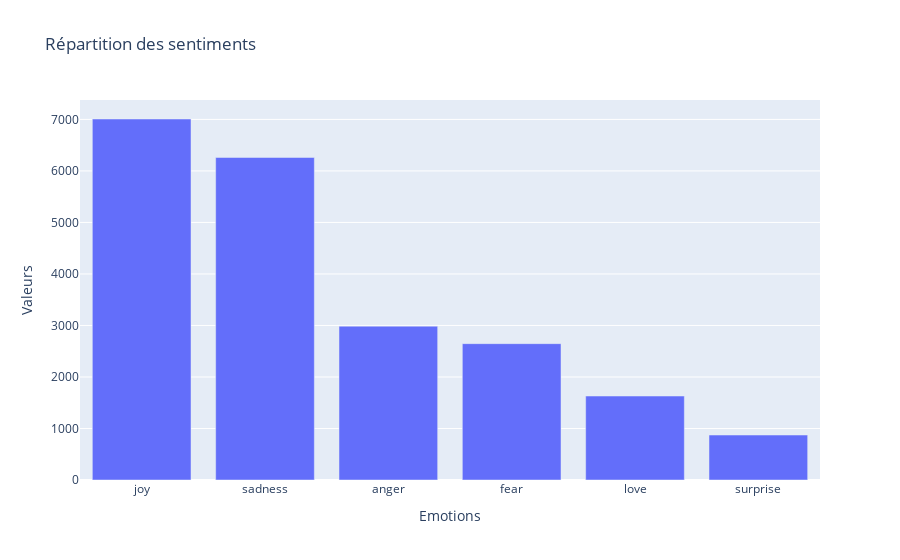

Notebook code for this chart:
### Code cell
# Répartition du target

fig = go.Figure([go.Bar(x=df_train_unique['Emotion'].value_counts().index, y=df_train_unique['Emotion'].value_counts().tolist())])
fig.update_layout(
    title="Répartition des sentiments",
    xaxis_title="Emotions",
    yaxis_title="Valeurs")
fig.show()

### Figure 1 — Plotly figure (JSON) as saved in the notebook; plotly's stock layout.template omitted (floating-point values rounded to 4 significant figures)
{"data": [{"type": "bar", "x": ["joy", "sadness", "anger", "fear", "love", "surprise"], "y": [7008, 6261, 2986, 2647, 1630, 873]}], "layout": {"autosize": true, "title": {"text": "Répartition des sentiments"}, "xaxis": {"autorange": true, "range": [-0.5, 5.5], "title": {"text": "Emotions"}, "type": "category"}, "yaxis": {"autorange": true, "range": [0, 7377.0], "title": {"text": "Valeurs"}, "type": "linear"}}}
